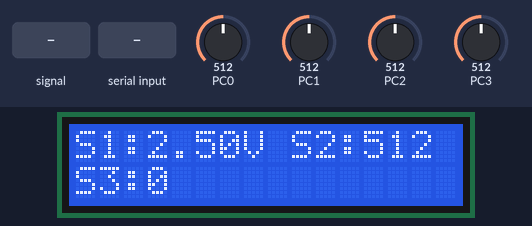
Recording of a program running on a simulated ATmega328P, built with avr-gcc and emulated at 16 MHz. On the bench: 16×2 character LCD. Wiring (inferred from the names in the program): character LCD (HD44780): RS PD2; R/W PD3; E PD4; data PB0, PB1, PB2, PB3, PB4, PB5, PD5, PD6. The inputs (shaded band) are chosen by the test bench; at power-on: PC0 = 512, PC1 = 512, PC2 = 512, PC3 = 512. What the program prints to the serial monitor is not drawn.

Above: at 1.2 s.
1.3 s: PC0 fed a 200 Hz sine of ±81 counts around its level
At 1.51 s:
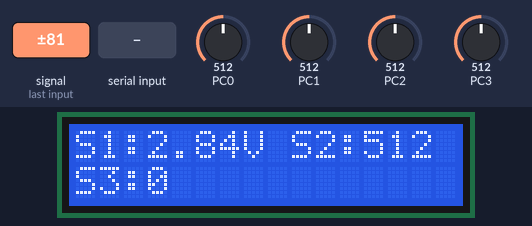
2.9 s: PC0 set to 716
At 4.1 s:
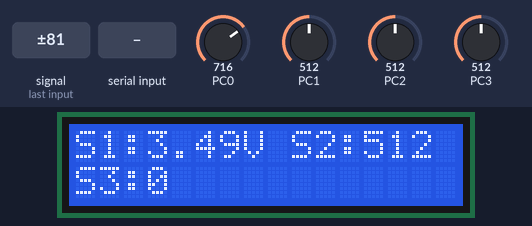
4.4 s: PC1 set to 716
At 5.1 s:
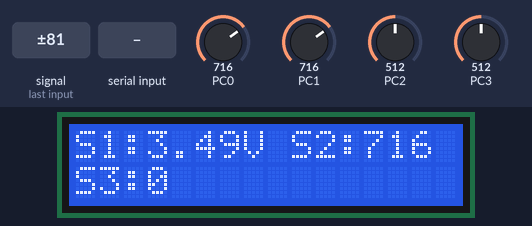
6.0 s: "+" received over Serial
At 7.0 s:
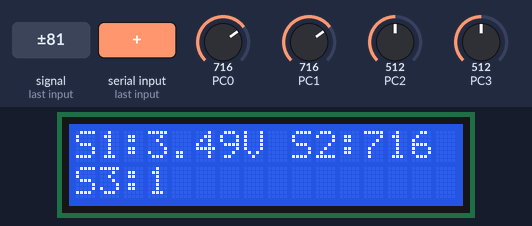
7.6 s: PC0 set to 992
At 8.8 s:
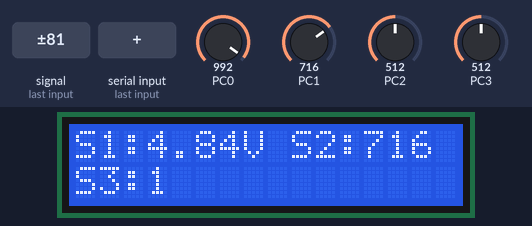
9.2 s: "-" received over Serial
At 10.7 s:
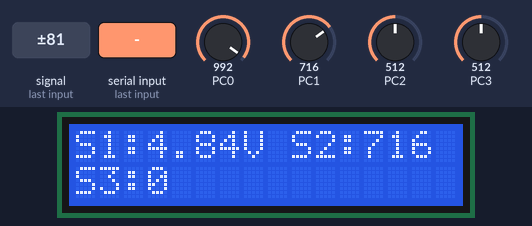
Timing chart, 0 to 11.8 s (numbered marks = the images above; inputs shaded):
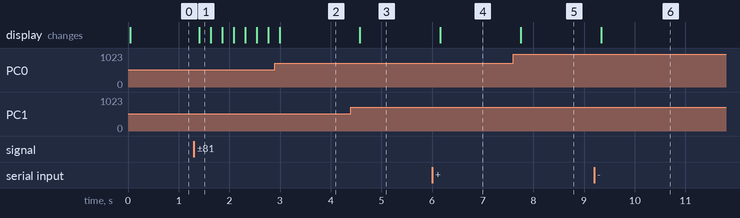

The program:

main.c
```c
/*
 * Laboratorio 2: Pantalla LCD - IE3054 Electronica Digital 2
 *
 * Created: 16/07/2026 18:25:28
 * Author : Diego Cardona
 */

/*
 * main.c
 *

 *
 * Integra:
 *   Parte 1: Lectura de Pot1 (ADC0) y visualizacion en formato "X.XXV"
 *   Parte 2: Lectura de Pot2 (ADC1) y visualizacion en formato decimal (0-1023)
 *   Parte 3: Comunicacion UART (envia lecturas, recibe '+'/'-' para un contador)
 *
 * ADC (libreria propia, adaptada a 10 bits):
 *   - initADC() configura conversion continua por interrupcion, ciclando
 *     los canales ADC0-ADC3 (pot1-pot4). Solo usamos pot1 y pot2 aqui.
 *
 * Distribucion final de pines:
 *   LCD  DB0-DB5 -> PB0-PB5 (D8-D13)
 *   LCD  DB6-DB7 -> PD5-PD6 (D5-D6)
 *   LCD  RS/RW/E -> PD2/PD3/PD4
 *   Pot1 -> ADC0 (A0/PC0)
 *   Pot2 -> ADC1 (A1/PC1)
 *   Pot3, Pot4 -> ADC2, ADC3 (A2/A3) -- no usados en este laboratorio,
 *                 pero la libreria los sigue leyendo en su ciclo interno
 *   UART -> D0 (RX) / D1 (TX)  [periferico de hardware]
 *
 * Layout en pantalla (16x2):
 *   Fila 0: S1:X.XXV S2:1023
 *   Fila 1: S3:<contador>
 */

#define F_CPU 16000000UL
#define BAUD  9600

#include <avr/io.h>
#include <avr/interrupt.h>
#include <util/delay.h>
#include <stdlib.h>

#include "LCD/LCD.h"
#include "ADC/ADC.h"
#include "GLOBAL/GLOBAL.h"
#include "UART/UART.h"

volatile int8_t contador = 0;

// Convierte una lectura ADC (0-1023, Vref=5V) al formato "X.XXV"
static void format_voltage(uint16_t adc_value, char *buffer)
{
    uint16_t centivolts = ((uint32_t)adc_value * 500UL) / 1023UL; // Hace la conversión de 0-500
    uint8_t entero    = centivolts / 100; //Permite que los valores se muestren en enteros como tal
    uint8_t decimales = centivolts % 100; //Permite que los valores muestren valores decimales

    buffer[0] = '0' + entero; //Almacena el valor del primer entero
    buffer[1] = '.'; //Separa el valor por medio de un punto
    buffer[2] = '0' + (decimales / 10); //Utiliza el valor de decimales para establecer el primer valor como definido
    buffer[3] = '0' + (decimales % 10); //Utiliza un porcentaje para definir los pequeños valores
    buffer[4] = 'V'; //Muestra el valor del voltaje
    buffer[5] = '\0'; //Permite mostrar un espacio entre carácteres
}

int main(void)
{
    char buffer[8];

    lcd_init();
    initADC();
    uart_init(UART_UBRR(BAUD)); //Inicia el uso de Baud Rate

    sei();   // Habilitar interrupciones globales

    // --- Etiquetas fijas en pantalla ---
    lcd_set_cursor(0, 0); //Posiciona el cursor en la fila 1 y columna 1
    lcd_print("S1:");
    lcd_set_cursor(0, 9);
    lcd_print("S2:");
    lcd_set_cursor(1, 0);
    lcd_print("S3:");

    while (1)
    {
        // Los pot1/pot2 se actualizan solos en segundo plano por la ISR del ADC.
        // Los copiamos con interrupciones deshabilitadas brevemente para evitar leer un valor a medias (son variables de 16 bits en un microcontrolador de 8 bits).
        cli();
        uint16_t adc1 = pot1;
        uint16_t adc2 = pot2;
        sei();

        // ---------- Parte 1: Pot1 -> voltaje ----------
        format_voltage(adc1, buffer);
        lcd_set_cursor(0, 3);
        lcd_print(buffer);

        // ---------- Parte 2: Pot2 -> decimal (0-1023) ----------
        lcd_set_cursor(0, 12);
        lcd_print("    ");        // Limpia el campo (max 4 digitos)
        itoa(adc2, buffer, 10);
        lcd_set_cursor(0, 12);
        lcd_print(buffer);

        // ---------- Parte 3: Enviar lecturas por UART ----------
        itoa(adc1, buffer, 10);
        uart_transmit_string("POT1:");
        uart_transmit_string(buffer);
        itoa(adc2, buffer, 10);
        uart_transmit_string(" POT2:");
        uart_transmit_string(buffer);
        uart_transmit_string("\r\n");

        // ---------- Parte 3: Recibir '+' / '-' y actualizar contador ----------
        if (uart_available())
        {
            char c = uart_read();
            if (c == '+')
            {
                contador++;
            }
            else if (c == '-')
            {
                contador--;
            }
        }

        lcd_set_cursor(1, 3);
        lcd_print("    ");        // Limpia el campo del contador
        itoa(contador, buffer, 10);
        lcd_set_cursor(1, 3);
        lcd_print(buffer);

        _delay_ms(200);
    }

    return 0;
}
```

ADC.c
```c
/*
 * ADC.c
 * Módulo que configura y maneja el Convertidor Analógico-Digital (ADC) del ATmega328P.
 * Lee 4 potenciómetros conectados a ADC0-ADC3 de forma cíclica usando interrupciones,
 * sin bloquear el procesador principal.
 *
 * Created: 18/05/2026 21:04:03
 *  Author: Diego Cardona
 */

#include "ADC.h"               // Cabecera de este módulo (prototipos de funciones)
#include "../GLOBAL/GLOBAL.h"  // Variables globales: pot1-pot4, canal, dummy
#include <avr/interrupt.h>     // Macro ISR() para definir rutinas de interrupción

// =============================================================================
// initADC()   Configura el ADC antes de empezar a leer
// =============================================================================
void initADC(void)
{
	// ?? Registro ADMUX: selecciona referencia de voltaje y canal inicial ??????

	ADMUX = 0;                  // Limpia el registro ADMUX (partimos de cero)
	ADMUX |= (1<<REFS0);        // REFS0=1, REFS1=0 ? referencia AVcc (~5 V)
	// El ADC mide voltajes entre 0 V y AVcc

	// NOTA: a diferencia de la version anterior, aqui NO se activa ADLAR.
	// Este laboratorio (IE3054 Lab 2) pide desplegar el ADC en su rango
	// completo de 0-1023, por lo que necesitamos los 10 bits del resultado
	// (ADCL + ADCH), no solo los 8 bits altos de ADCH.

	// MUX[3:0] = 0000 ? Canal ADC0 seleccionado por defecto (ya que ADMUX=0 al inicio)

	// ?? Deshabilitar buffers digitales en los pines ADC0-ADC3 ?????????????????
	// Cuando un pin se usa como entrada analógica, el buffer digital consume corriente
	// innecesariamente y puede introducir ruido. Deshabilitarlo mejora la precisión.
	DIDR0 |= (1<<ADC0D) |       // Deshabilita buffer digital en ADC0 (PC0)
	(1<<ADC1D) |      // Deshabilita buffer digital en ADC1 (PC1)
	(1<<ADC2D) |      // Deshabilita buffer digital en ADC2 (PC2)
	(1<<ADC3D);       // Deshabilita buffer digital en ADC3 (PC3)

	// ?? Registro ADCSRA: control principal del ADC ????????????????????????????

	ADCSRA = 0;                 // Limpia el registro de control del ADC

	ADCSRA |= (1<<ADEN);        // ADEN=1 ? HABILITA el ADC
	// Sin esto, el ADC no funciona

	ADCSRA |= (1<<ADIE);        // ADIE=1 ? Habilita la INTERRUPCIÓN del ADC
	// Cuando termina una conversión, se llama ISR(ADC_vect)
	// Esto permite que el CPU haga otras cosas mientras convierte

ADCSRA |= (1<<ADPS2) |      // ADPS2=1 }
(1<<ADPS1) |      // ADPS1=1 }? Prescaler = 128
(1<<ADPS0);       // ADPS0=1 }
// F_CPU=16MHz / 128 = 125 kHz para el ADC
// El ADC necesita entre 50-200 kHz para máxima precisión

// ?? Arranque inicial con lectura "dummy" ??????????????????????????????????
// La primera conversión tras encender el ADC siempre se descarta:
// el capacitor interno aún no está estabilizado.
dummy = 1;                  // Marcamos que la próxima lectura es dummy (se descartará)
ADCSRA |= (1<<ADSC);        // ADSC=1 ? INICIA la primera conversión
// Al terminar, la ISR(ADC_vect) se ejecutará automáticamente
}

// =============================================================================
// pauseADC()   Detiene las interrupciones del ADC
// Se usa al entrar en modo Adafruit/UART para que el ADC no interfiera
// con la comunicación serial (ambos usan interrupciones y pueden colisionar)
// =============================================================================
void pauseADC(void)
{
	ADCSRA &= ~(1<<ADIE);       // ADIE=0 ? Deshabilita la interrupción ADC
	// El ADC sigue encendido pero ya no interrumpe al CPU
	ADCSRA &= ~(1<<ADSC);       // ADSC=0 ? Detiene cualquier conversión en curso
}

// =============================================================================
// resumeADC()   Reactiva el ADC después de haber sido pausado
// Se usa al salir del modo Adafruit y volver a Manual o EEPROM
// =============================================================================
void resumeADC(void)
{
	ADCSRA |= (1<<ADIE);        // Vuelve a habilitar la interrupción ADC
	dummy = 1;                  // La primera lectura tras reanudar se descarta
	// (el canal puede haber cambiado mientras estaba pausado)
	ADCSRA |= (1<<ADSC);        // Inicia una nueva conversión para arrancar el ciclo
}

// =============================================================================
// ISR(ADC_vect)   Rutina de Interrupción del ADC
// Se ejecuta AUTOMÁTICAMENTE cada vez que el ADC termina una conversión.
// No la llamas tú; la llama el hardware.
// Su trabajo: leer el resultado, guardarlo en pot1-pot4, avanzar al siguiente canal.
// =============================================================================
ISR(ADC_vect)
{
	// ?? Filtro de lectura dummy ???????????????????????????????????????????????
	// Después de cambiar de canal, la primera conversión puede ser imprecisa
	// (el multiplexor interno necesita tiempo para estabilizarse).
	// Si dummy=1, descartamos este resultado y pedimos una nueva conversión.
	if(dummy)
	{
		dummy = 0;              // Limpiamos la bandera: la SIGUIENTE lectura sí será válida
		ADCSRA |= (1<<ADSC);   // Iniciamos otra conversión inmediatamente
		return;                 // Salimos sin guardar nada
	}

	// ?? Ciclo de lectura de los 4 canales ?????????????????????????????????????
	// "canal" indica qué potenciómetro acabamos de convertir.
	// Leemos ADC (registro de 16 bits: ADCL + ADCH, 10 bits utiles) y cambiamos
	// al siguiente canal.
	// IMPORTANTE: se debe leer ADCL antes que ADCH (el compilador ya lo hace
	// correctamente al usar la macro "ADC", que internamente lee ambos en el
	// orden correcto).

	if(canal == 0)
	{
		pot1 = ADC;                         // Guardamos la lectura del canal 0 (ADC0) en pot1
		ADMUX = (ADMUX & 0xF0) | 0x01;     // Seleccionamos el canal 1 para la siguiente conversión
		// (ADMUX & 0xF0) conserva REFS0, solo cambia MUX
		canal = 1;                          // Actualizamos el rastreador de canal
	}
	else if(canal == 1)
	{
		pot2 = ADC;                         // Guardamos lectura del canal 1 (ADC1) en pot2
		ADMUX = (ADMUX & 0xF0) | 0x02;     // Seleccionamos canal 2
		canal = 2;
	}
	else if(canal == 2)
	{
		pot3 = ADC;                         // Guardamos lectura del canal 2 (ADC2) en pot3
		ADMUX = (ADMUX & 0xF0) | 0x03;     // Seleccionamos canal 3
		canal = 3;
	}
	else
	{
		pot4 = ADC;                         // Guardamos lectura del canal 3 (ADC3) en pot4
		ADMUX = (ADMUX & 0xF0) | 0x00;     // Volvemos al canal 0 ? ciclo continuo
		canal = 0;
	}

	// ?? Preparar la siguiente conversión ??????????????????????????????????????
	dummy = 1;              // La primera lectura del nuevo canal se descartará
	ADCSRA |= (1<<ADSC);   // Iniciamos la conversión del nuevo canal
	// Esto crea un ciclo infinito: 0?1?2?3?0?1?2?3?...
	// Los valores pot1-pot4 se actualizan continuamente
}
```

ADC.h
```c
/*
 * ADC.h
 *
 * Created: 18/05/2026 21:04:12
 *  Author: Diego Cardona
 */


#ifndef ADC_H_
#define ADC_H_
#include <avr/io.h>
void initADC(void);
void pauseADC(void);
void resumeADC(void);
#endif
```

GLOBAL.c
```c
/*
 * Global.c
 *
 * Created: 16/07/2026 19:00:19
 *  Author: Diego Cardona
 */

#include "GLOBAL.h"

volatile uint16_t pot1 = 0;
volatile uint16_t pot2 = 0;
volatile uint16_t pot3 = 0;
volatile uint16_t pot4 = 0;

volatile uint8_t canal = 0;
volatile uint8_t dummy = 0;
```

GLOBAL.h
```c
/*
 * Global.h
 *
 * Created: 16/07/2026 19:00:35
 *  Author: Diego Cardona
 */


#ifndef GLOBAL_H_
#define GLOBAL_H_

#include <avr/io.h>

// Resultados de los 4 canales del ADC (10 bits: 0-1023)
extern volatile uint16_t pot1;
extern volatile uint16_t pot2;
extern volatile uint16_t pot3;
extern volatile uint16_t pot4;

// Canal que se esta convirtiendo actualmente (0-3)
extern volatile uint8_t canal;

// Bandera para descartar la primera lectura tras cambiar de canal
extern volatile uint8_t dummy;

#endif
```

UART.c
```c
/*
 * UART.c
 *
 * Created: 16/07/2026 19:03:10
 *  Author: Diego Cardona
 */

/*
 * uart.c
 *
 * Implementacion de la libreria UART.
 * IE3054 - Electronica Digital 2 - Laboratorio 2
 */

#include <avr/interrupt.h>
#include "UART.h"

volatile char uart_rx_char = 0;
volatile uint8_t uart_rx_flag = 0;

void uart_init(uint16_t ubrr)
{
    UBRR0H = (uint8_t)(ubrr >> 8);
    UBRR0L = (uint8_t)ubrr;

    // Habilita transmisor, receptor e interrupcion de recepcion
    UCSR0B = (1 << TXEN0) | (1 << RXEN0) | (1 << RXCIE0);

    // 8 bits de datos, 1 bit de parada, sin paridad
    UCSR0C = (1 << UCSZ01) | (1 << UCSZ00);
}

void uart_transmit_char(char data)
{
    while (!(UCSR0A & (1 << UDRE0)));   // Espera a que el buffer este libre
    UDR0 = data;
}

void uart_transmit_string(const char *str)
{
    while (*str)
    {
        uart_transmit_char(*str);
        str++;
    }
}

uint8_t uart_available(void)
{
    return uart_rx_flag;
}

char uart_read(void)
{
    uart_rx_flag = 0;
    return uart_rx_char;
}

// Interrupcion de recepcion: se dispara cada vez que llega un byte nuevo
ISR(USART_RX_vect)
{
    uart_rx_char = UDR0;
    uart_rx_flag = 1;
}
```

UART.h
```c
/*
 * UART.h
 *
 * Created: 16/07/2026 19:03:23
 *  Author: Diego Cardona
 */

/*
 * uart.h
 *
 * Libreria basica de comunicacion UART para el ATmega328P.
 * IE3054 - Electronica Digital 2 - Laboratorio 2
 *
 * Usa el periferico de hardware USART0 (pines D0/RXD y D1/TXD).
 * La recepcion es por interrupcion, para no bloquear el loop principal
 * mientras se leen potenciometros y se actualiza el LCD.
 */

#ifndef UART_H
#define UART_H

#include <avr/io.h>

// Macro auxiliar para calcular UBRR a partir de F_CPU y el baud rate deseado
#define UART_UBRR(baud) ((F_CPU / 16UL / (baud)) - 1)

// Banderas de recepcion (actualizadas por la interrupcion USART_RX_vect)
extern volatile char uart_rx_char;
extern volatile uint8_t uart_rx_flag;

void uart_init(uint16_t ubrr);
void uart_transmit_char(char data);
void uart_transmit_string(const char *str);

// Regresa 1 si llego un caracter nuevo por UART, 0 si no
uint8_t uart_available(void);

// Devuelve el ultimo caracter recibido y limpia la bandera
char uart_read(void);

#endif
```

LCD.c
```c
/*
 * LCD.c
 *
 * Created: 16/07/2026 18:36:17
 *  Author: Diego Cardona
 */

/*
 * lcd.c
 *
 * Implementacion de la libreria LCD HD44780 en modo 8 bits.
 * IE3054 - Electronica Digital 2
 */

#include "LCD.h"

// ---------------------------------------------------------------
// Funciones privadas (uso interno de la libreria)
// ---------------------------------------------------------------

// Coloca un byte completo en el bus de datos (PORTB + PORTD)
static void lcd_set_data_bus(uint8_t data)
{
    // Bits 0-5 del dato van a PB0-PB5 (se conservan PB6/PB7 tal cual estan)
    PORTB = (PORTB & ~LCD_PORTB_MASK) | (data & LCD_PORTB_MASK);

    // Bit 6 del dato -> PD5, bit 7 del dato -> PD6
    // Se conservan los demas bits de PORTD (RS, RW, E, UART, etc.)
    PORTD = (PORTD & ~((1 << LCD_DB6_PIN) | (1 << LCD_DB7_PIN)))
          | (((data >> 6) & 0x01) << LCD_DB6_PIN)
          | (((data >> 7) & 0x01) << LCD_DB7_PIN);
}

// Genera el pulso de Enable necesario para que el LCD tome el dato
static void lcd_pulse_enable(void)
{
    PORTD |= (1 << LCD_E_PIN);
    _delay_us(1);              // PWEH minimo ~450ns, con margen
    PORTD &= ~(1 << LCD_E_PIN);
}

// ---------------------------------------------------------------
// Funciones publicas
// ---------------------------------------------------------------

void lcd_command(uint8_t cmd)
{
    PORTD &= ~(1 << LCD_RS_PIN);   // RS = 0 -> instruccion
    PORTD &= ~(1 << LCD_RW_PIN);   // R/W = 0 -> escritura

    lcd_set_data_bus(cmd);
    lcd_pulse_enable();

    _delay_us(50);   // La mayoria de instrucciones tardan 37us (margen)
}

void lcd_data(uint8_t data)
{
    PORTD |= (1 << LCD_RS_PIN);    // RS = 1 -> dato
    PORTD &= ~(1 << LCD_RW_PIN);   // R/W = 0 -> escritura

    lcd_set_data_bus(data);
    lcd_pulse_enable();

    _delay_us(50);
}

void lcd_clear(void)
{
    lcd_command(0x01);
    _delay_ms(2);   // Clear display tarda 1.64ms segun datasheet
}

void lcd_home(void)
{
    lcd_command(0x02);
    _delay_ms(2);   // Return home tambien tarda 1.64ms
}

void lcd_set_cursor(uint8_t row, uint8_t col)
{
    uint8_t address = (row == 0) ? col : (0x40 + col);
    lcd_command(0x80 | address);
}

void lcd_print(const char *str)
{
    while (*str)
    {
        lcd_data((uint8_t)(*str));
        str++;
    }
}

void lcd_create_char(uint8_t location, const uint8_t pattern[8])
{
    location &= 0x07;                  // Solo hay 8 localidades (0-7)
    lcd_command(0x40 | (location << 3)); // Set CGRAM address

    for (uint8_t i = 0; i < 8; i++)
    {
        lcd_data(pattern[i] & 0x1F);   // Solo 5 bits (columnas) son validos
    }
}

void lcd_init(void)
{
    // --- Configurar direcciones de pines como salida ---
    // PORTC NO se toca aqui: en este proyecto esos pines son las entradas
    // analogicas del ADC (ADC0-ADC3) y deben permanecer como entradas.
    DDRB |= LCD_PORTB_MASK;
    DDRD |= (1 << LCD_RS_PIN) | (1 << LCD_RW_PIN) | (1 << LCD_E_PIN)
          | (1 << LCD_DB6_PIN) | (1 << LCD_DB7_PIN);

    PORTD &= ~((1 << LCD_RS_PIN) | (1 << LCD_RW_PIN) | (1 << LCD_E_PIN));

    _delay_ms(20);   // Esperar >15ms despues de encendido (VCC sube a 4.5V)

    // --- Secuencia de inicializacion para 8 bits ---
    PORTD &= ~(1 << LCD_RS_PIN);
    PORTD &= ~(1 << LCD_RW_PIN);

    lcd_set_data_bus(0x30);   // Function set (8 bits) - primer intento
    lcd_pulse_enable();
    _delay_ms(5);             // Esperar >4.1ms

    lcd_pulse_enable();       // Function set - segundo intento (mismo dato)
    _delay_us(150);           // Esperar >100us

    lcd_pulse_enable();       // Function set - tercer intento
    _delay_us(150);

    // --- A partir de aqui se usan comandos normales ---
    lcd_command(0x38);   // 8 bits, 2 lineas, fuente 5x8
    lcd_command(0x08);   // Display off
    lcd_clear();          // Clear display
    lcd_command(0x06);   // Entry mode: incrementa, sin shift
    lcd_command(0x0C);   // Display on, cursor off, blink off
}
```

Source omitted: LCD.h (2291 bytes)

Measured:
- after the input at 1.3 s, the display: changes after 0.11 s (image 1)
- after the input at 4.4 s, the display: changes after 0.18 s (image 3)
- after the input at 6.0 s, the display: changes after 0.16 s (image 4)
- after the input at 7.6 s, the display: changes after 0.15 s (image 5)
- after the input at 9.2 s, the display: changes after 0.13 s (image 6)
